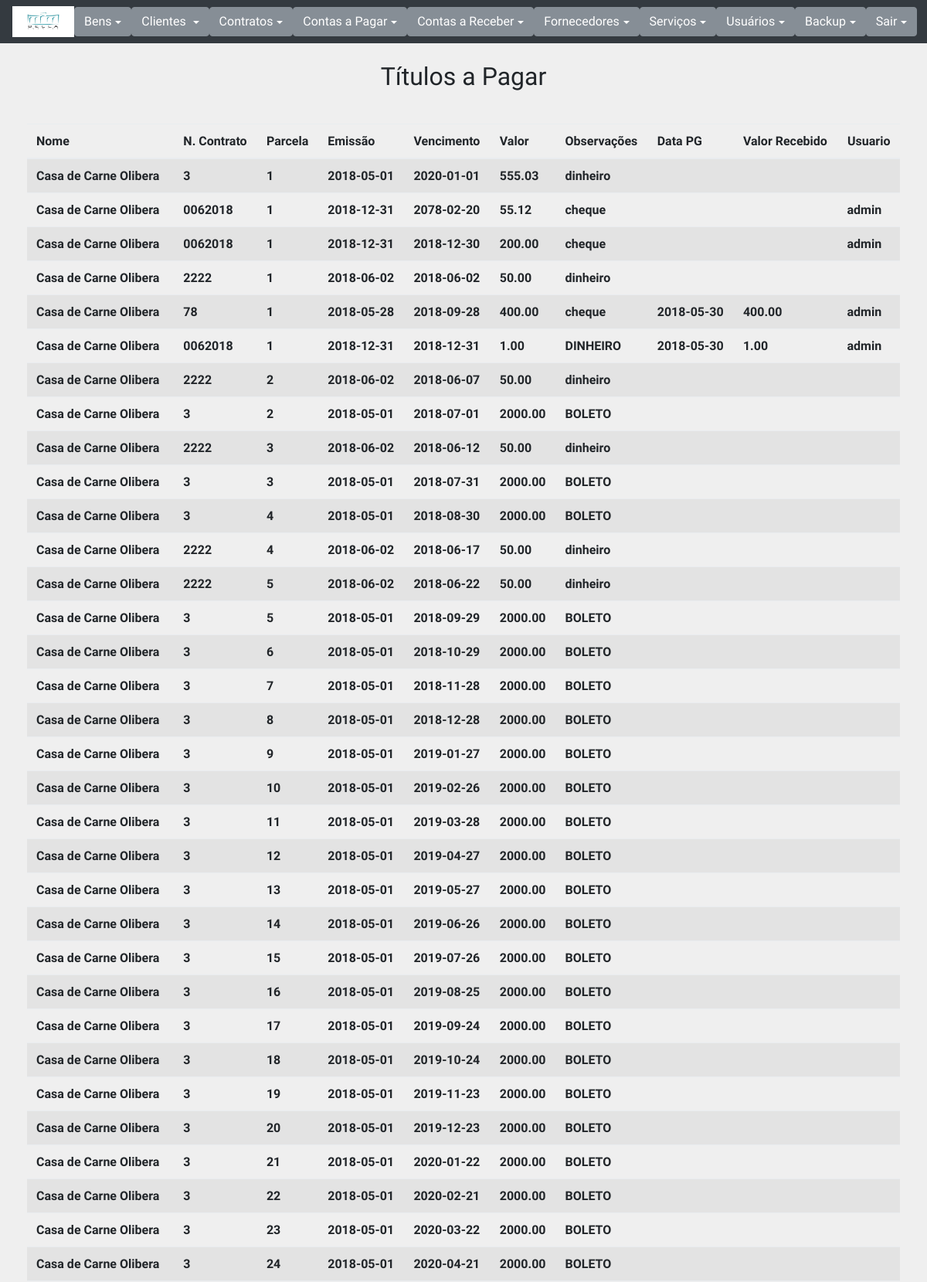
The app's page /listarTitulosPg.php (signed in, upper part) with its own data.
### tables this page shows
CREATE TABLE `contasapagar` (
  `registro` int(11) NOT NULL AUTO_INCREMENT,
  `numcont` varchar(12) NOT NULL,
  `idforn` int(11) NOT NULL,
  `parcela` int(11) NOT NULL,
  `dataemissao` date NOT NULL,
  `datavenc` date NOT NULL,
  `valorparc` double(10,2) NOT NULL,
  `formapg` varchar(20) NOT NULL,
  `datapg` date DEFAULT NULL,
  `valorreb` double(10,2) DEFAULT NULL,
  `userid` int(11) DEFAULT NULL,
  PRIMARY KEY (`registro`)
);

CREATE TABLE `fornecedor` (
  `id` int(11) NOT NULL AUTO_INCREMENT,
  `nome` varchar(50) NOT NULL,
  `atendente` varchar(40) NOT NULL,
  `descricao` varchar(60) NOT NULL,
  `fone1` varchar(15) NOT NULL,
  `fone2` varchar(15) NOT NULL,
  `email` varchar(80) NOT NULL,
  `cep` int(11) NOT NULL,
  `logradouro` varchar(60) NOT NULL,
  `numero` int(11) NOT NULL,
  `complemento` varchar(60) DEFAULT NULL,
  `bairro` varchar(40) NOT NULL,
  `cidade` varchar(50) NOT NULL,
  PRIMARY KEY (`id`)
);

CREATE TABLE `usuario` (
  `id` int(11) NOT NULL AUTO_INCREMENT,
  `login` varchar(20) NOT NULL,
  `nome` varchar(50) NOT NULL,
  `senha` varchar(80) NOT NULL,
  `tipo` char(1) NOT NULL,
  PRIMARY KEY (`id`),
  UNIQUE KEY `login` (`login`)
);

### listarTitulosPg.php (the view, shortened to what this page needs)
<?php
require "connect.php";
if(empty($_COOKIE['gerapdf'])){
	if (empty($_POST['nome'])){
		$nome = "1";
	}else{
		$auxnome = $_POST['nome'];
		$nome =" f.nome like '%$auxnome%'";
	}
	if(empty($_POST['num_cont'])){
		$num ="";
	}else{
		$auxnum = $_POST['num_cont'];
		$num ="and c.numcont = $auxnum";
	}
	if(empty($_POST['opcao'])){
		$opcao = " ";
		$auxop2 ='todos';
	}
	if(empty($_POST['venc_datainicial'])){
		$venc1 = '1900-01-01';
	}else{
		$venc1 = $_POST['venc_datainicial'];
	}
	if(empty($_POST['venc_datafinal'])){
		$venc2 = '2999-12-31';
	}else{
		$venc2 = $_POST['venc_datafinal'];
	}
	$vencimento = "and c.datavenc between '$venc1' and '$venc2'";
	if(empty($_POST['emissao_datainicial'])){
		$emi1 = '1900-01-01';
	}else{
		$emi1 = $_POST['emissao_datainicial'];
	}
	if(empty($_POST['emissao_datafinal'])){
		$emi2 = '2999-12-31';
	}else{
		$emi2 = $_POST['emissao_datafinal'];
	}
	$emissao = "and c.dataemissao between '$emi1' and '$emi2'";
	if(empty($_POST['ord'])){
		$ord = " order by f.nome,c.parcela";
	}
	$allvar ="$nome $num $opcao $vencimento $emissao $ord";
}else{
	$allvar = $_COOKIE['gerapdf'];
	$auxop2 = $_COOKIE['op2'];
}
require "modelo.php";
?>
<div align="center"><h2>Títulos a Pagar<br><br></h2></div>
<div class='table-responsive col-md-12'>
        <table class='table table-striped'>
            <thead>
                <tr>
<?php
					echo "<th>Nome</th>";
                    echo "<th>N. Contrato</th>";
					echo "<th>Parcela</th>";
					echo "<th>Emissão</th>";
					echo "<th>Vencimento</th>";
					echo "<th>Valor</th>";
					echo "<th>Observações</th>";
                    if($auxop2=='abertos'){
						echo "<th class='actions text-center'>Ações</th>";
					}elseif($auxop2=='baixados'){
						echo "<th>Data PG</th>";
						echo "<th>Valor Recebido</th>";
						echo "<th class='actions text-center'>Usuario</th>";
						echo "<th class='actions text-center'>Ação</th>";
					}elseif($auxop2=='todos'){
						echo "<th>Data PG</th>";
						echo "<th>Valor Recebido</th>";
						echo "<th class='actions text-center'>Usuario</th>";
					}
?>
                </tr>
            </thead>
    </div>
	<tbody>
<?php
	$sql ="SELECT c.registro AS registro, f.nome AS nome, c.numcont AS numcont, c.parcela AS parcela, c.valorparc AS valorparc, c.dataemissao AS dataemissao, c.datavenc AS datavenc, c.formapg AS formapg, c.datapg AS datapg, c.valorreb AS valorreb, u.nome AS usuario FROM contasapagar c INNER JOIN fornecedor f ON c.idforn = f.id LEFT JOIN usuario u ON c.userid = u.id where $allvar ";
		$resultado = $con->prepare($sql);
		$resultado->execute();
        while ($row = $resultado->fetchObject()) {
            $id=$row->registro;
            echo "<tr>";
            echo "<td><b>{$row->nome}</b></td>";
			echo "<td><b>{$row->numcont}</b></td>";
			echo "<td><b>{$row->parcela}</b></td>";
			echo "<td><b>{$row->dataemissao}</b></td>";
			echo "<td><b>{$row->datavenc}</b></td>";
			echo "<td><b>{$row->valorparc}</b></td>";
			echo "<td><b>{$row->formapg}</b></td>";
            if($auxop2=='abertos'){
			echo "<td>
				<form name=altera method='post' action='alteraTitulosPg.php'>
					<input type='hidden' name='alteratitulo' value='$id' />
					<input type='submit' onclick='confirmaaltera()' value='Altera' />
				</form></td>
				";
			echo "<td>
				<form name=baixa method='post' action='baixaTitulosPg.php'>
					<input type='hidden' name='baixatitulo' value='$id' />
					<input type='submit' onclick='confirmabaixa()' value='Baixar' />
				</form></td>
				";
			}elseif($auxop2=='todos'){
				echo "<td><b>{$row->datapg}</b></td>";
				echo "<td><b>{$row->valorreb}</b></td>";
				echo "<td><b>{$row->usuario}</b></td>";
			}
            echo "</tr>";
            }
?>
    </tbody>
</body>
</html>

### css/style.css (style rules this page uses)
html, body { background: #efefef; padding: 10px; font-family: 'Varela Round'; }

### css/nav.css (style rules this page uses)
body { min-height: 75rem; padding-top: 4.5rem; }

### records on screen
contasapagar: fornecedor.nome "Casa de Carne Olibera", numcont "3", parcela "1", dataemissao "2018-05-01", datavenc "2020-01-01", valorparc "555.03", formapg "dinheiro"
contasapagar: fornecedor.nome "Casa de Carne Olibera", numcont "0062018", parcela "1", dataemissao "2018-12-31", datavenc "2078-02-20", valorparc "55.12", formapg "cheque", userid.nome "admin"
contasapagar: fornecedor.nome "Casa de Carne Olibera", numcont "0062018", parcela "1", dataemissao "2018-12-31", datavenc "2018-12-30", valorparc "200.00", formapg "cheque", userid.nome "admin"
contasapagar: fornecedor.nome "Casa de Carne Olibera", numcont "2222", parcela "1", dataemissao "2018-06-02", datavenc "2018-06-02", valorparc "50.00", formapg "dinheiro"
contasapagar: fornecedor.nome "Casa de Carne Olibera", numcont "78", parcela "1", dataemissao "2018-05-28", datavenc "2018-09-28", valorparc "400.00", formapg "cheque", datapg "2018-05-30", valorreb "400.00", userid.nome "admin"
contasapagar: fornecedor.nome "Casa de Carne Olibera", numcont "0062018", parcela "1", dataemissao "2018-12-31", datavenc "2018-12-31", valorparc "1.00", formapg "DINHEIRO", datapg "2018-05-30", valorreb "1.00", userid.nome "admin"
contasapagar: fornecedor.nome "Casa de Carne Olibera", numcont "2222", parcela "2", dataemissao "2018-06-02", datavenc "2018-06-07", valorparc "50.00", formapg "dinheiro"
contasapagar: fornecedor.nome "Casa de Carne Olibera", numcont "3", parcela "2", dataemissao "2018-05-01", datavenc "2018-07-01", valorparc "2000.00", formapg "BOLETO"
contasapagar: fornecedor.nome "Casa de Carne Olibera", numcont "2222", parcela "3", dataemissao "2018-06-02", datavenc "2018-06-12", valorparc "50.00", formapg "dinheiro"
contasapagar: fornecedor.nome "Casa de Carne Olibera", numcont "3", parcela "3", dataemissao "2018-05-01", datavenc "2018-07-31", valorparc "2000.00", formapg "BOLETO"
contasapagar: fornecedor.nome "Casa de Carne Olibera", numcont "3", parcela "4", dataemissao "2018-05-01", datavenc "2018-08-30", valorparc "2000.00", formapg "BOLETO"
contasapagar: fornecedor.nome "Casa de Carne Olibera", numcont "2222", parcela "4", dataemissao "2018-06-02", datavenc "2018-06-17", valorparc "50.00", formapg "dinheiro"
contasapagar: fornecedor.nome "Casa de Carne Olibera", numcont "2222", parcela "5", dataemissao "2018-06-02", datavenc "2018-06-22", valorparc "50.00", formapg "dinheiro"
contasapagar: fornecedor.nome "Casa de Carne Olibera", numcont "3", parcela "5", dataemissao "2018-05-01", datavenc "2018-09-29", valorparc "2000.00", formapg "BOLETO"
contasapagar: fornecedor.nome "Casa de Carne Olibera", numcont "3", parcela "6", dataemissao "2018-05-01", datavenc "2018-10-29", valorparc "2000.00", formapg "BOLETO"
contasapagar: fornecedor.nome "Casa de Carne Olibera", numcont "3", parcela "7", dataemissao "2018-05-01", datavenc "2018-11-28", valorparc "2000.00", formapg "BOLETO"
contasapagar: fornecedor.nome "Casa de Carne Olibera", numcont "3", parcela "8", dataemissao "2018-05-01", datavenc "2018-12-28", valorparc "2000.00", formapg "BOLETO"
contasapagar: fornecedor.nome "Casa de Carne Olibera", numcont "3", parcela "9", dataemissao "2018-05-01", datavenc "2019-01-27", valorparc "2000.00", formapg "BOLETO"
contasapagar: fornecedor.nome "Casa de Carne Olibera", numcont "3", parcela "10", dataemissao "2018-05-01", datavenc "2019-02-26", valorparc "2000.00", formapg "BOLETO"
contasapagar: fornecedor.nome "Casa de Carne Olibera", numcont "3", parcela "11", dataemissao "2018-05-01", datavenc "2019-03-28", valorparc "2000.00", formapg "BOLETO"
contasapagar: fornecedor.nome "Casa de Carne Olibera", numcont "3", parcela "12", dataemissao "2018-05-01", datavenc "2019-04-27", valorparc "2000.00", formapg "BOLETO"
contasapagar: fornecedor.nome "Casa de Carne Olibera", numcont "3", parcela "13", dataemissao "2018-05-01", datavenc "2019-05-27", valorparc "2000.00", formapg "BOLETO"
contasapagar: fornecedor.nome "Casa de Carne Olibera", numcont "3", parcela "14", dataemissao "2018-05-01", datavenc "2019-06-26", valorparc "2000.00", formapg "BOLETO"
contasapagar: fornecedor.nome "Casa de Carne Olibera", numcont "3", parcela "15", dataemissao "2018-05-01", datavenc "2019-07-26", valorparc "2000.00", formapg "BOLETO"
contasapagar: fornecedor.nome "Casa de Carne Olibera", numcont "3", parcela "16", dataemissao "2018-05-01", datavenc "2019-08-25", valorparc "2000.00", formapg "BOLETO"
contasapagar: fornecedor.nome "Casa de Carne Olibera", numcont "3", parcela "17", dataemissao "2018-05-01", datavenc "2019-09-24", valorparc "2000.00", formapg "BOLETO"
contasapagar: fornecedor.nome "Casa de Carne Olibera", numcont "3", parcela "18", dataemissao "2018-05-01", datavenc "2019-10-24", valorparc "2000.00", formapg "BOLETO"
contasapagar: fornecedor.nome "Casa de Carne Olibera", numcont "3", parcela "19", dataemissao "2018-05-01", datavenc "2019-11-23", valorparc "2000.00", formapg "BOLETO"
contasapagar: fornecedor.nome "Casa de Carne Olibera", numcont "3", parcela "20", dataemissao "2018-05-01", datavenc "2019-12-23", valorparc "2000.00", formapg "BOLETO"
contasapagar: fornecedor.nome "Casa de Carne Olibera", numcont "3", parcela "21", dataemissao "2018-05-01", datavenc "2020-01-22", valorparc "2000.00", formapg "BOLETO"
contasapagar: fornecedor.nome "Casa de Carne Olibera", numcont "3", parcela "22", dataemissao "2018-05-01", datavenc "2020-02-21", valorparc "2000.00", formapg "BOLETO"
contasapagar: fornecedor.nome "Casa de Carne Olibera", numcont "3", parcela "23", dataemissao "2018-05-01", datavenc "2020-03-22", valorparc "2000.00", formapg "BOLETO"
contasapagar: fornecedor.nome "Casa de Carne Olibera", numcont "3", parcela "24", dataemissao "2018-05-01", datavenc "2020-04-21", valorparc "2000.00", formapg "BOLETO"
